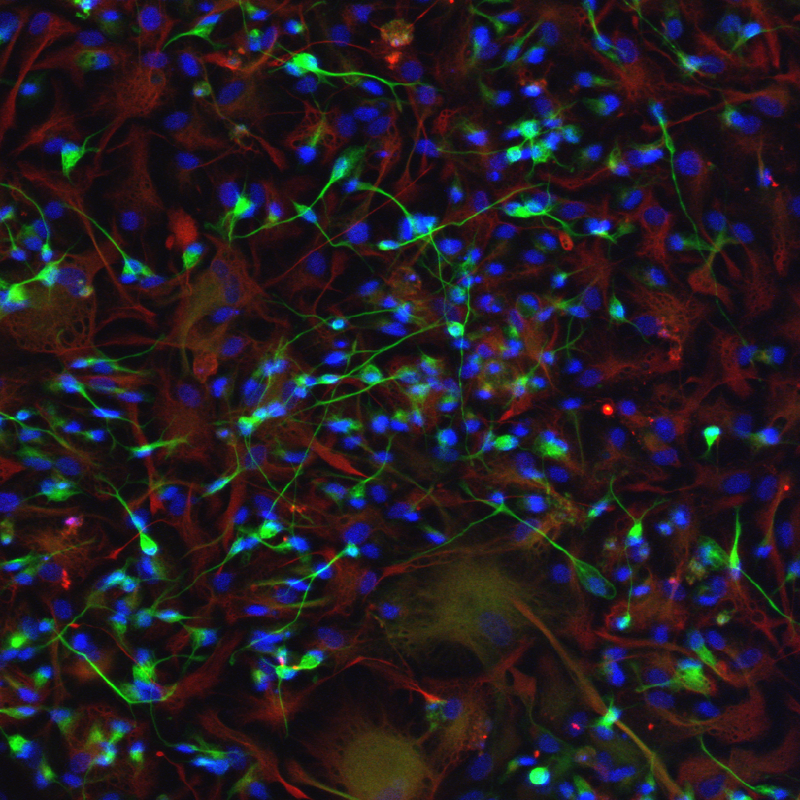
%> input picture FinalProject_Kanishk/image3.png, 800 x 800 px
$ octave signalscode2a.m   (GNU Octave 9; MATLAB toolbox functions it lacks are replaced by stand-ins)
%> lines starting %> are read from the running program, lines starting %| are printed output that depends on the picture; in (x1, y1, x2, y2) boxes, pixels count from 0 and x2, y2 are one past the last pixel; in counts of white or black regions, pixels touching at a corner belong together; the program's own positions count from 1
%% BME 790.01 Engineering Programming and Signal Processing
%% MATLAB Project Kanishk Asthana and Terrance White kanishk.asthana@duke.edu, terrance.white@duke.edu

%% Original Image

close all;
clear all;

%Image source: http://www.olympusamerica.com/seg_section/fv10i/images/FV10idata.png
%Reading image of cells:
IM=imread('image3.png');
%> IM is the input picture: size 800x800x3 uint8; mean R, G, B 35.3, 28.7, 34.9
%Displaying Orignal Image
imshow(IM);
title('Original');

%% Trying to find Cell Nuclei in original Image

[cent5,rd5]=imfindcircles(IM,[10 30]);
%> cent5 = 37 rows, first 12: [539.7 776.9; 103.4 752.5; 302.8 65.19; 504.6 435.4; 238.8 203.3; 369.9 375.9; 19.3 298.3; 397.1 32.15; 142.4 438.7; 124.1 587.8; 58.46 486.5; 20.6 740.9]; rd5 = 37 values, max 29.03 at index 26, min 10 at index 37, mean 14.26
viscircles(cent5,rd5,'EdgeColor','r');
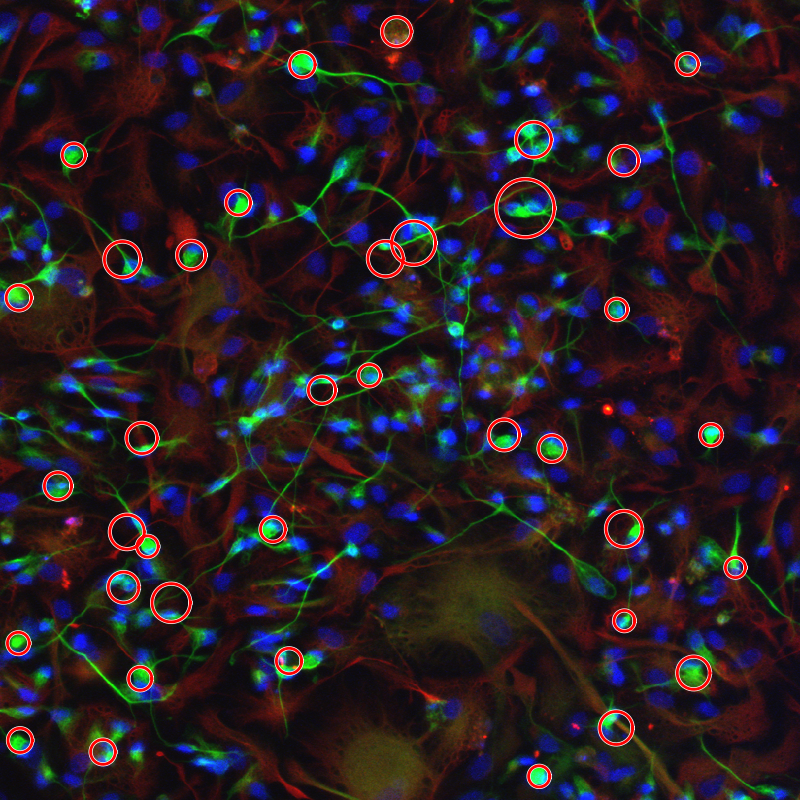
%> figure redrawn from the program's plot data; its title reads 'Original'

%% Splitting Image into RGB components
%(exchanging Blue and Blue for this image)
B=IM(:,:,1);
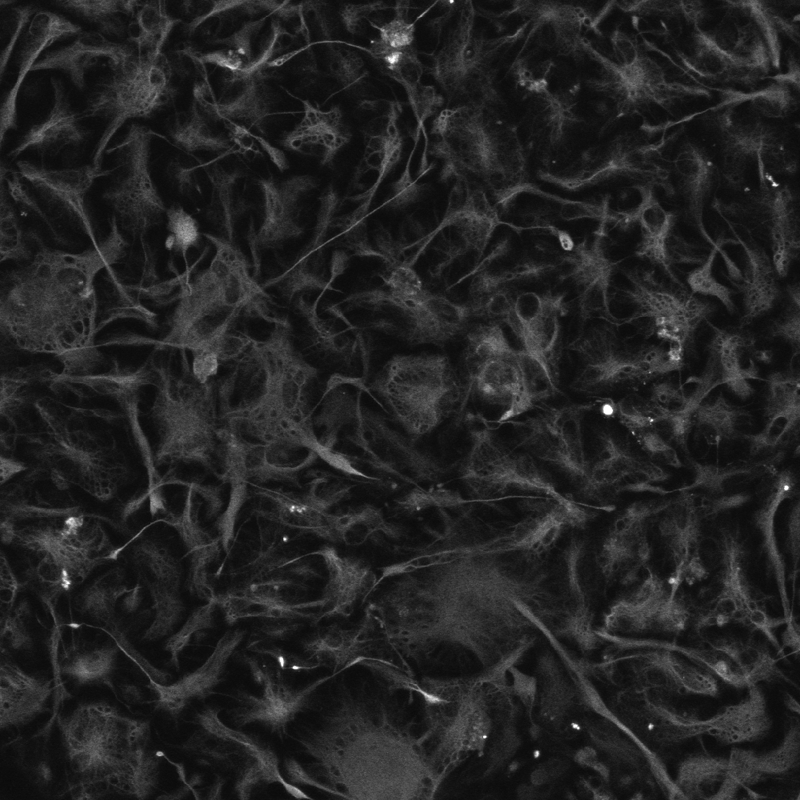
%> B: size 800x800 uint8; min 9, max 255, mean 35.3
G=IM(:,:,2);
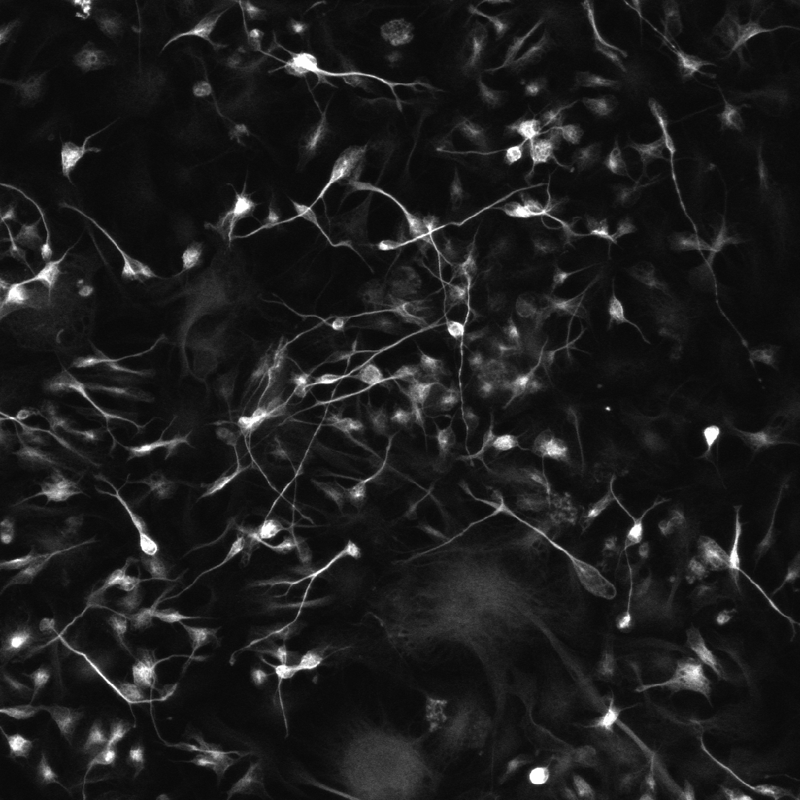
%> G: size 800x800 uint8; min 8, max 255, mean 28.7
R=IM(:,:,3);
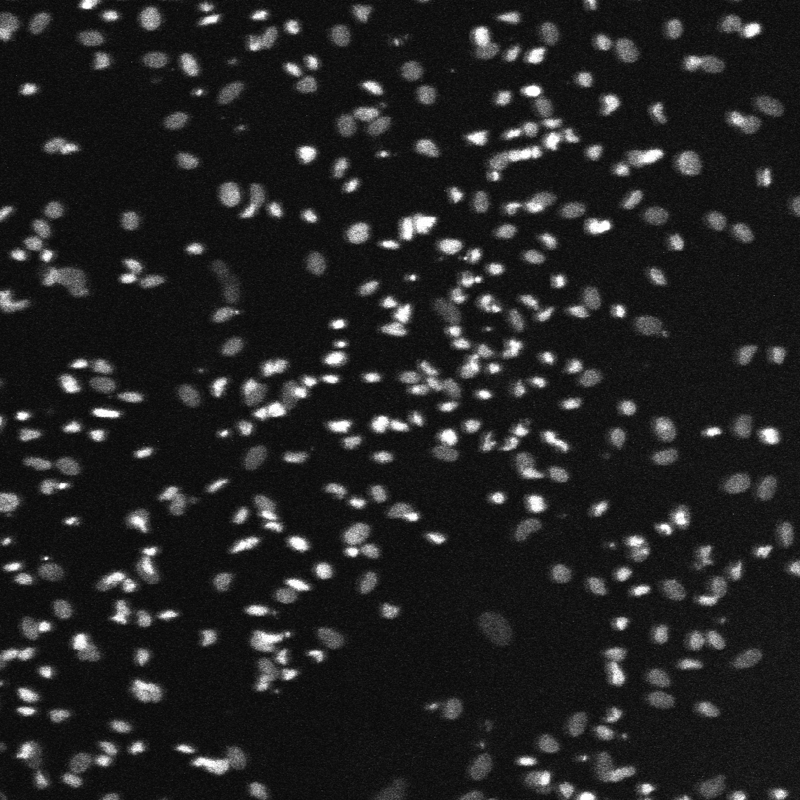
%> R: size 800x800 uint8; min 5, max 255, mean 34.9

%Cells are labeled Blue
%Showing only the Blue components of the image
figure(2);
imshow(R);
title('Blue Channel of Image');

%Thresholding image to exclude background
bR=R>100;
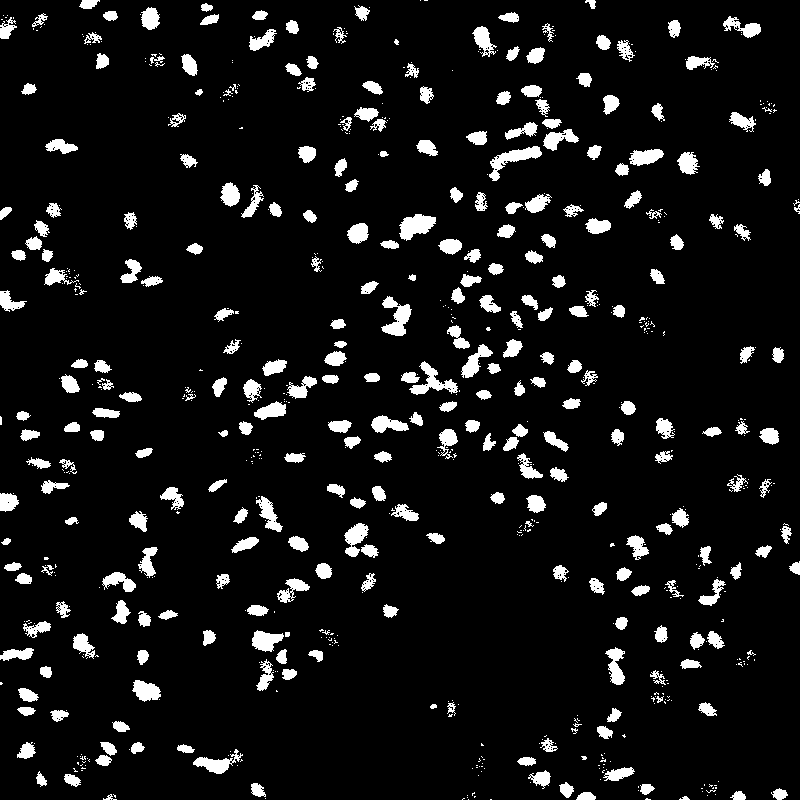
%> bR: size 800x800 logical; 7.9% white; 738 white regions (449 under 20 px), largest, box (x1, y1, x2, y2) and area: (489, 146, 542, 181) 635, (381, 296, 412, 336) 622, (399, 214, 436, 241) 619
%Setting all pixels to maximum value on scale of 0-255
bR=bR.*255;

%Showing thresholded image
figure(3);
imshow(bR);
title('Thresholded Image');

imfft=fft2(bR);
%Taking absolute value of fft of image so it can be visualized
imampfft=abs(imfft);
%Normalizing Maginitudes
imampfft=imampfft./max(imampfft(:));
%fft shifting magnitudes for better visualization
imampfft=fftshift(imampfft);
%Scaling up image so More frequency information is visible
figure;
imshow(imampfft*10000);
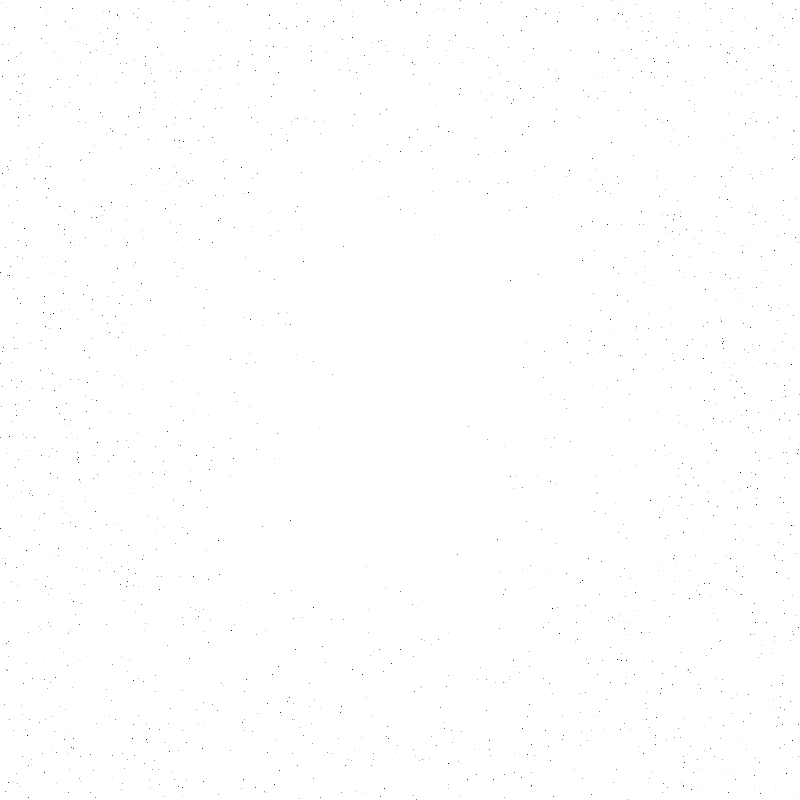
%> displayed picture: size 800x800, on the screen's scale of 0 to 255; min 2, max 255, mean 254.7
title('Normalized Scaled Frequency magnitudes');

%% Low pass filtering Thresholded Image

%Making 2D low pass filter

%Initializing 2D lowpass filter
lowpass=zeros(size(bR,1),size(bR,2));

%Finding coordinates of pixels in the center of the image
centerpixels=[size(bR,1)/2 size(bR,2)/2]
%> centerpixels = [400 400]

lowpass(centerpixels(1)-50:centerpixels(1)+50,centerpixels(2)-50:centerpixels(2)+50)=ones(101,101);
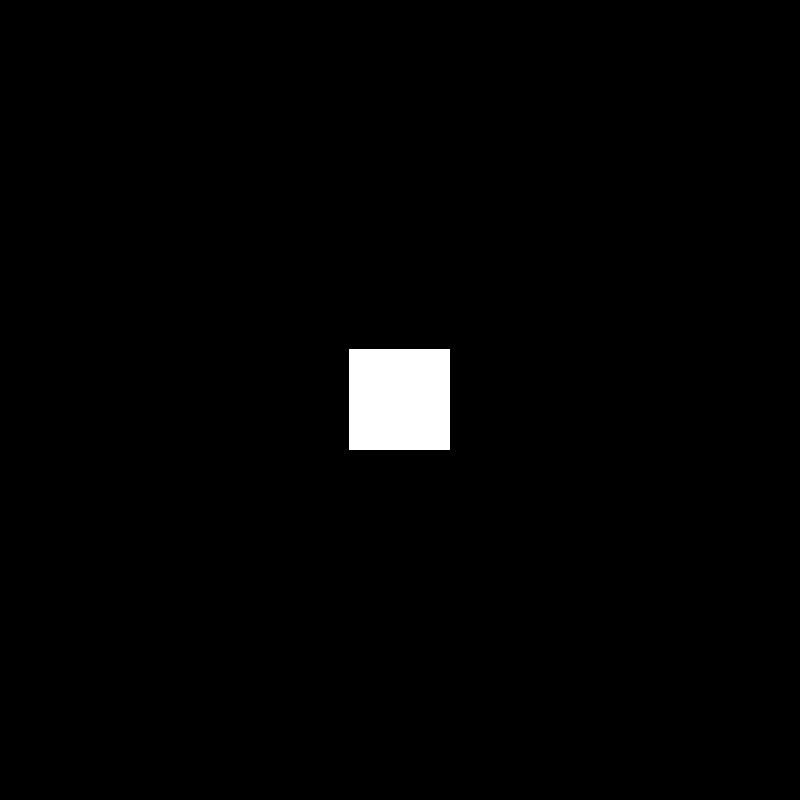
%> lowpass: size 800x800 double; values 0 (black) and 1 (white), 1.6% white; 1 white region, box (x1, y1, x2, y2) and area: (349, 349, 450, 450) 10201

%Visualizing low pass filter to see if it was created properly
figure;
imshow(lowpass);
title('Checking low pass filter');

%Multiplying lowpass filter with fft of image.
lowpassedfreq=fftshift(imfft).*lowpass;
lowpassedfreq=fftshift(lowpassedfreq);

%> (the run ends here)

$ run again, with FinalProject_Kanishk/stem-cells.jpg saved as FinalProject_Kanishk/image3.png
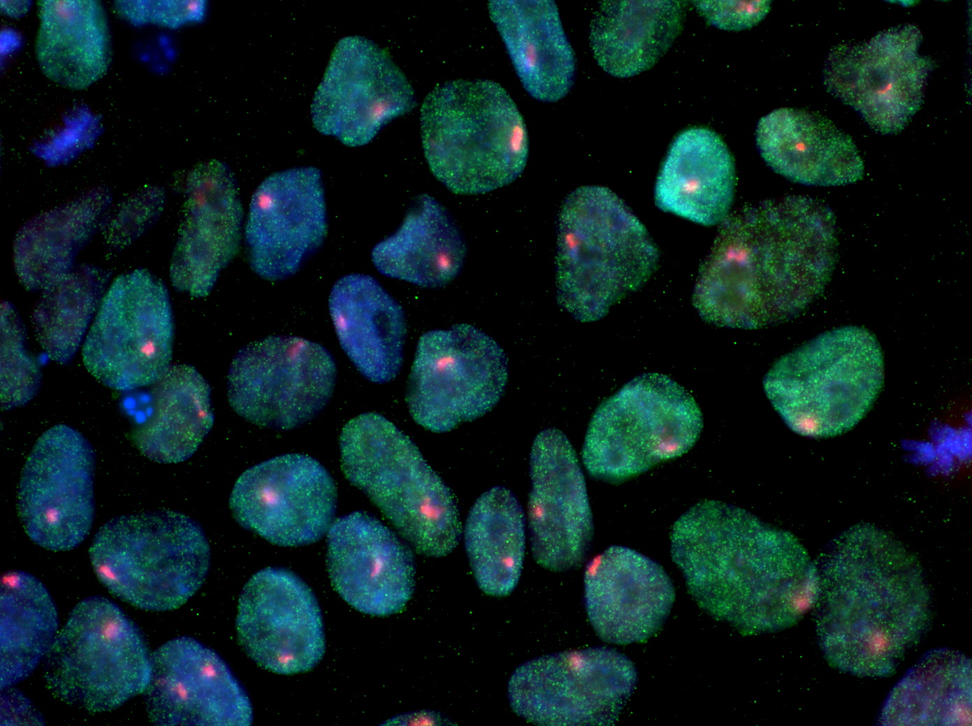
%> input picture FinalProject_Kanishk/stem-cells.jpg, 972 x 726 px, shrunk from 1392 x 1040 before the run
%> IM is the input picture: size 726x972x3 uint8; mean R, G, B 10.8, 33.2, 34.3
%> cent5 = 33 rows, first 12: [498.3 575.5; 389.3 257; 7.15 41.59; 352.4 56.44; 681.1 194.9; 604.4 577.4; 276.8 592.1; 112.5 568; 696.3 148.4; 445.1 264.5; 811.8 417.2; 297 653.5]; rd5 = 33 values, max 27.72 at index 31, min 11.25 at index 32, mean 18.87
%> `bR=R>100;`:
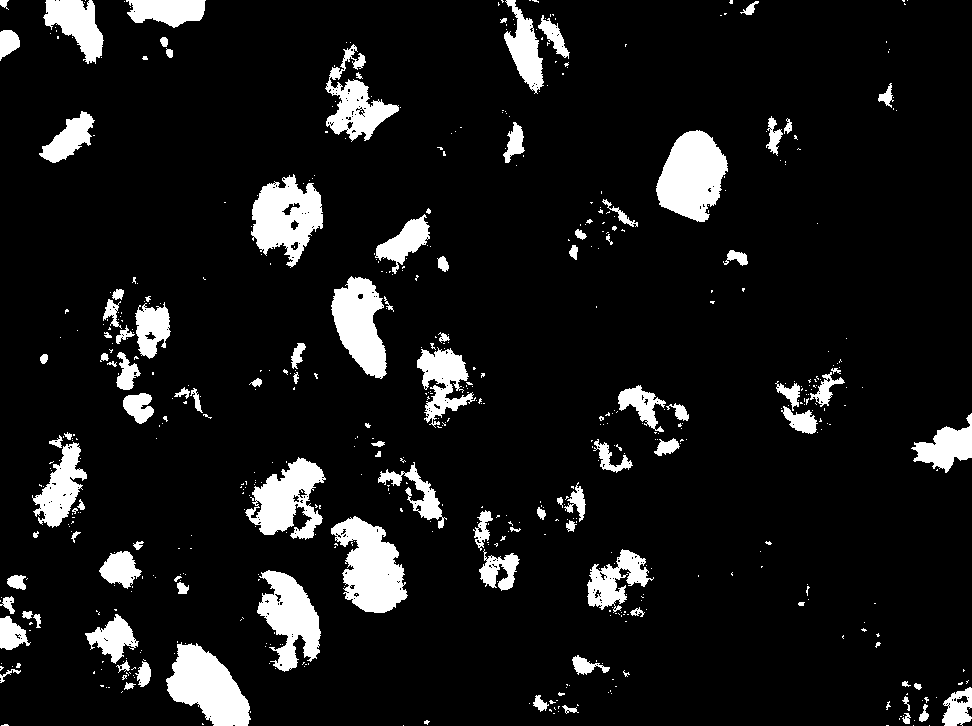
%> bR: size 726x972 logical; 9.6% white; 593 white regions (489 under 20 px), largest, box (x1, y1, x2, y2) and area: (656, 130, 728, 222) 4496, (331, 516, 408, 613) 4469, (166, 642, 251, 726) 4237
%> `lowpass(centerpixels(1)-50:centerpixels(1)+50,centerpixels(2)-50:cente..`:
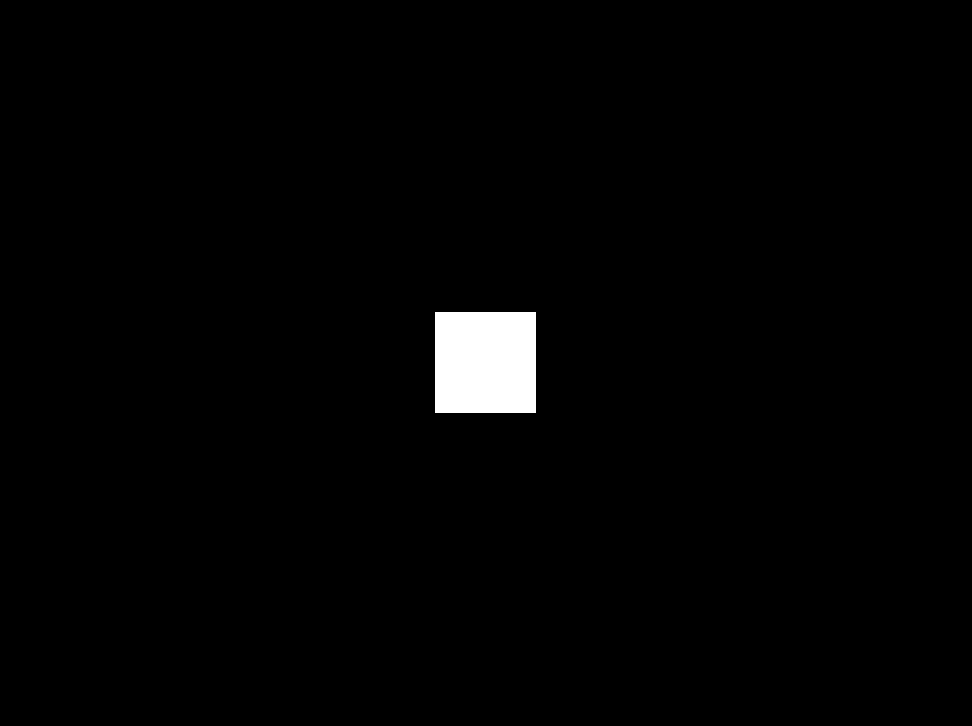
%> lowpass: size 726x972 double; values 0 (black) and 1 (white), 1.4% white; 1 white region, box (x1, y1, x2, y2) and area: (435, 312, 536, 413) 10201
